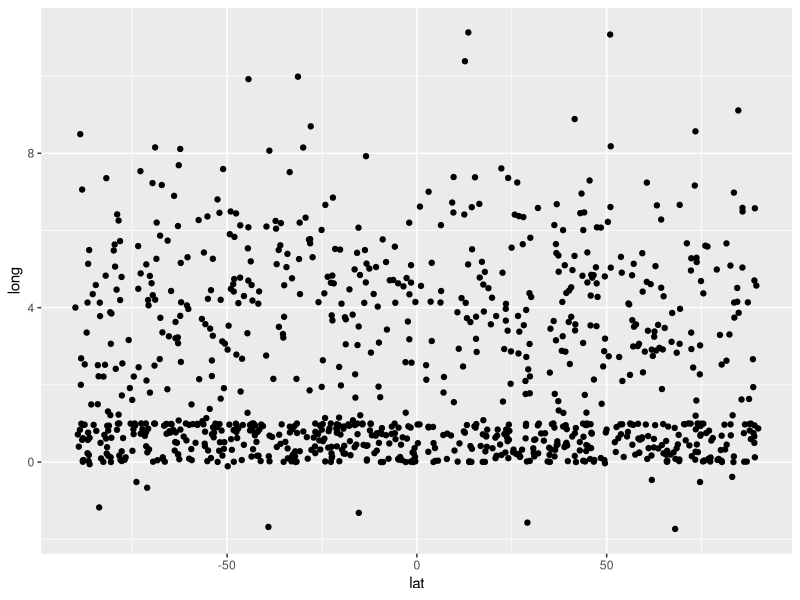
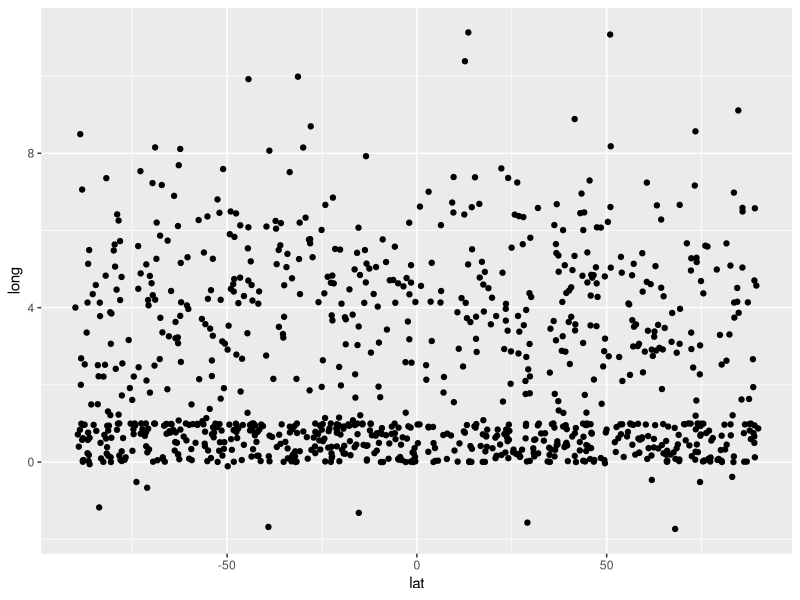
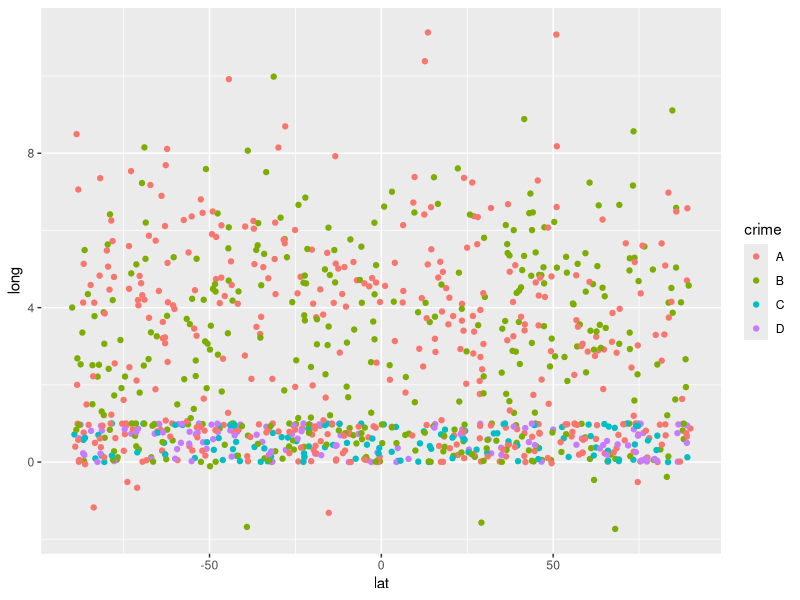
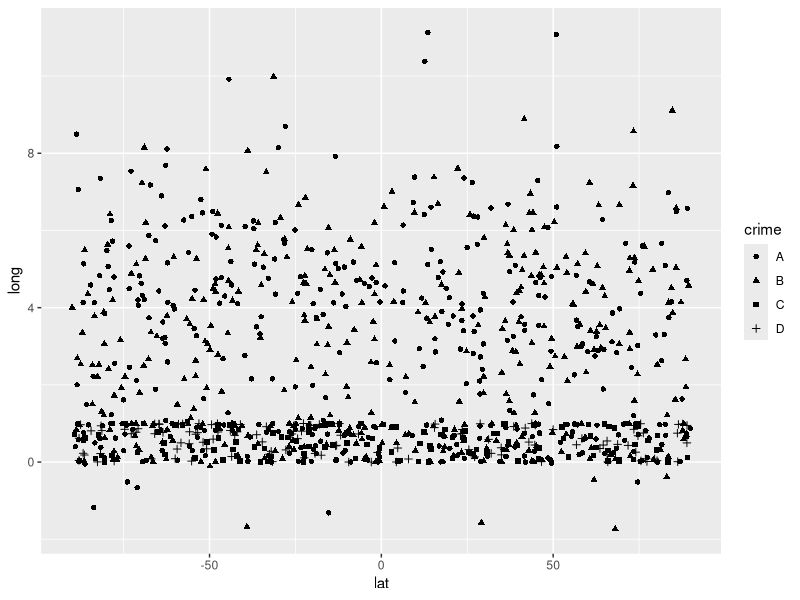
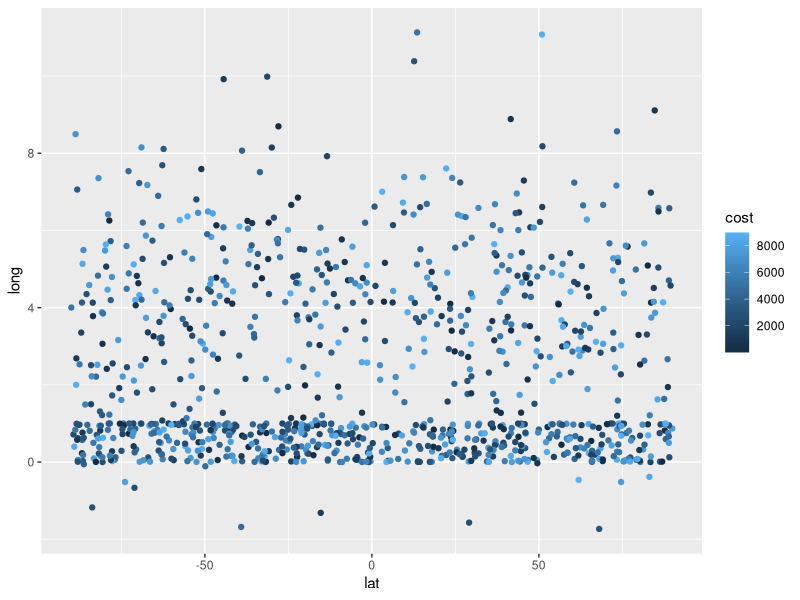
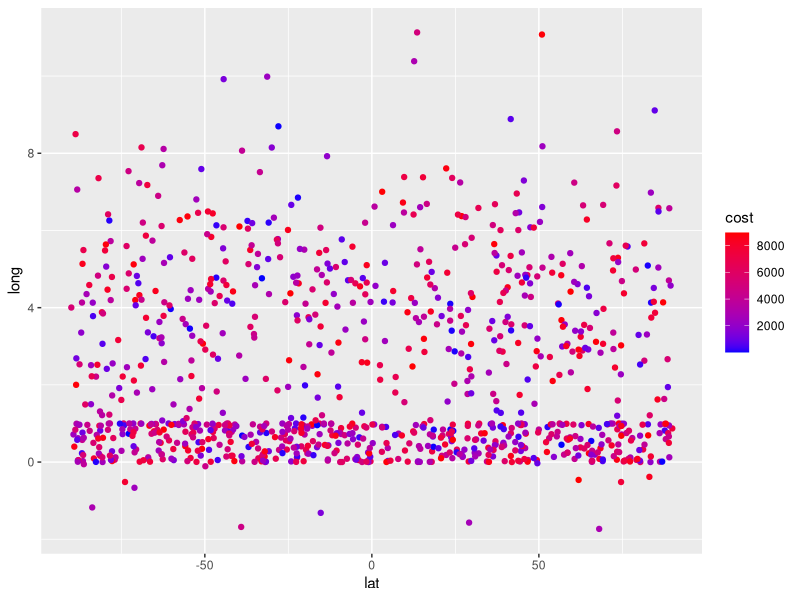
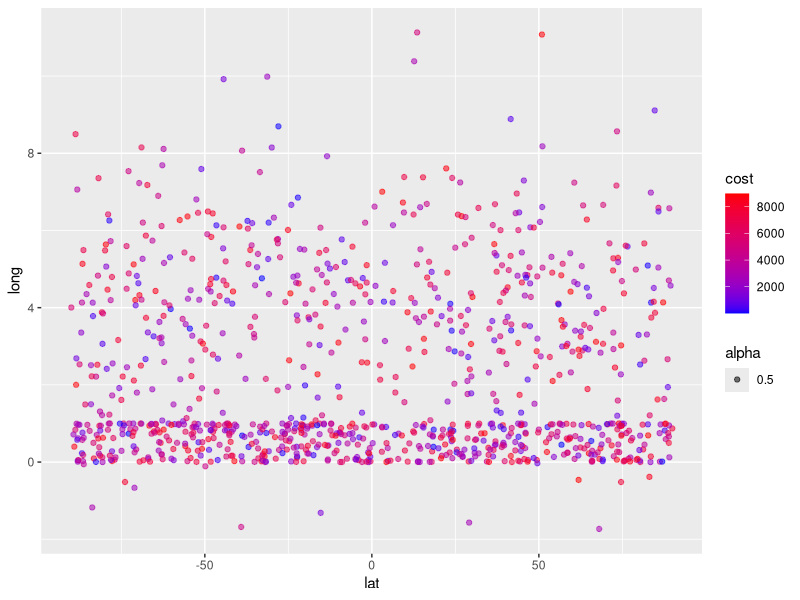
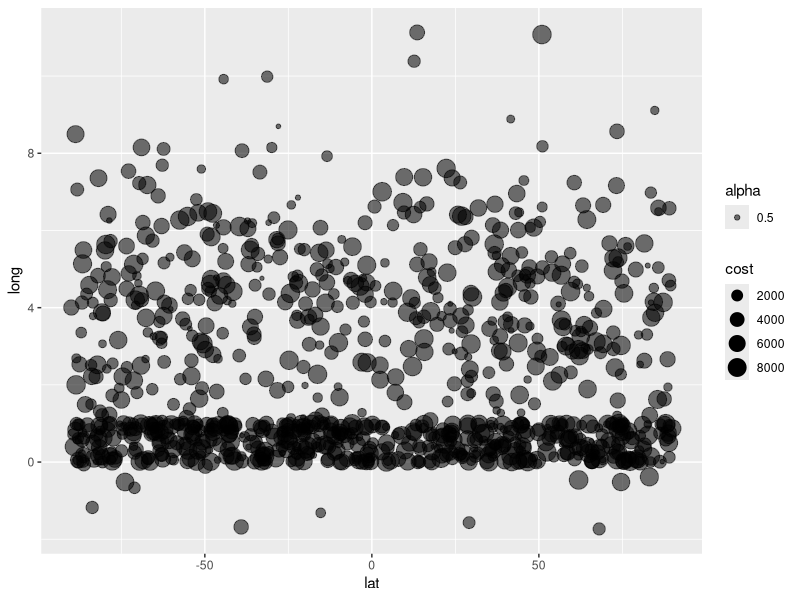

Here is the R script that generated these plots, in order:
## ---- chunk 1
knitr::opts_chunk$set(echo = TRUE)
## ---- chunk 2
# I am just creating some sample data here
n <- 1000
time<- 1:n
lat<- runif(n,-90,90) 
long<- rbeta(n/2,0.5,0.5) 
long<- c(long,rnorm(n/2,mean=4,sd=2) )
df <- data.frame(time,long,lat)
## ---- chunk 3
# you can see some of the data 
# remember to NOT print out a whole dataframe!
head(df)
## ---- chunk 4
# you can also "glimpse" the data
# remember you need hte dplyr package 
library(dplyr)
glimpse(df)
summary(df)
## ---- chunk 5
# how to do a map using long and lat 
# so let's say you have coordinates and you just want to plot points 
# at the coordinates 
# you can do this: 
library(ggplot2)
df %>% ggplot(aes(x=lat, y=long)) + geom_point()
# you can also code it like this: 
ggplot(data=df, aes(x=lat, y=long)) + geom_point()

## ---- chunk 6
# let's say you want to further distinguish these locations by a type of crime 
# or something 

# e.g. let's add in some crime data where crime can be A,B,C, or D
crime<- sample(c("A","B","C","D"), size=n/2, replace=TRUE)
# for the second half, I want to make the crimes just A's and B's
# so we can see some differences in the graph
crime<-c(crime, sample(c("A","B"), size=n/2, replace=TRUE))
df$crime<- crime
# let's also add in some numerical data about, for example, how much the crime 
# cost for an incident at that location
cost<- runif(n, 0 ,9000) # this generates n random numbers between 0 and 9000
df$cost <- cost

head(df) # let's see what it looks like now

# We can differ the points based on categorical variables such as crime type

# color the plots by crime type 
df %>% ggplot(aes(x=lat, y=long, color=crime)) + 
  geom_point()

# change the shape of the points by crime type 
df %>% ggplot(aes(x=lat, y=long, shape=crime)) + 
  geom_point()

# What about numerical values, such as cost? 

# we can change the color of the points based on the cost 
df %>% ggplot(aes(x=lat, y=long, color=cost)) + 
  geom_point()
# we can also use different color schemes
df %>% ggplot(aes(x=lat, y=long, color=cost)) + 
  geom_point() +
  scale_color_gradient(low="blue", high="red")

# visit http://www.sthda.com/english/wiki/ggplot2-colors-how-to-change-colors-automatically-and-manually
# for more information about color schemes 

# we can change the transparency of the points using "alpha"
df %>% ggplot(aes(x=lat, y=long, color=cost, alpha=0.5)) + 
  geom_point() +
  scale_color_gradient(low="blue", high="red")

# we can change the size of the points
df %>% ggplot(aes(x=lat, y=long, alpha=0.5, size=cost)) + 
  geom_point() +
  scale_color_gradient(low="blue", high="red")
## ---- chunk 7
# changing the size of your figures. 
# to control the size of your figures, you can use fig.width and fig.height in the chunk header. 

# for this chunk, I have put: 
# ```{r fig.width=4, fig.height=3, fig.align="center"}
# you can adjust fig.width and fig.height to your liking 
df %>% ggplot(aes(x=lat, y=long, color=crime)) + 
  geom_point()
## ---- chunk 8
df %>% ggplot(aes(x=lat, y=long, color=crime)) + 
  geom_point() + 
  labs(title="Types of crimes by location") + # title the graph 
  xlab("Latitude") +  # x axis label
  ylab("Longitude") # y axis label 
## ---- chunk 9
# this might be outside the scope of this course, but... 
# you can use something called grid.arrange to show multiple plots at once. 
# you just need to name your plots first.
# e.g.: 
library(gridExtra)
p1<- df %>% ggplot(aes(x=lat, y=long, color=crime)) + 
  geom_point()
p2<- df %>% ggplot(aes(x=lat, y=long, shape=crime)) + 
  geom_point()
p3<-df %>% ggplot(aes(x=lat, y=long, color=cost)) + 
  geom_point()
p4<-df %>% ggplot(aes(x=lat, y=long, color=cost)) + 
  geom_point() +
  scale_color_gradient(low="blue", high="red")
# nrow specifies the number of rows you want in this grid
grid.arrange(p1,p2,p3,p4,nrow=2)
